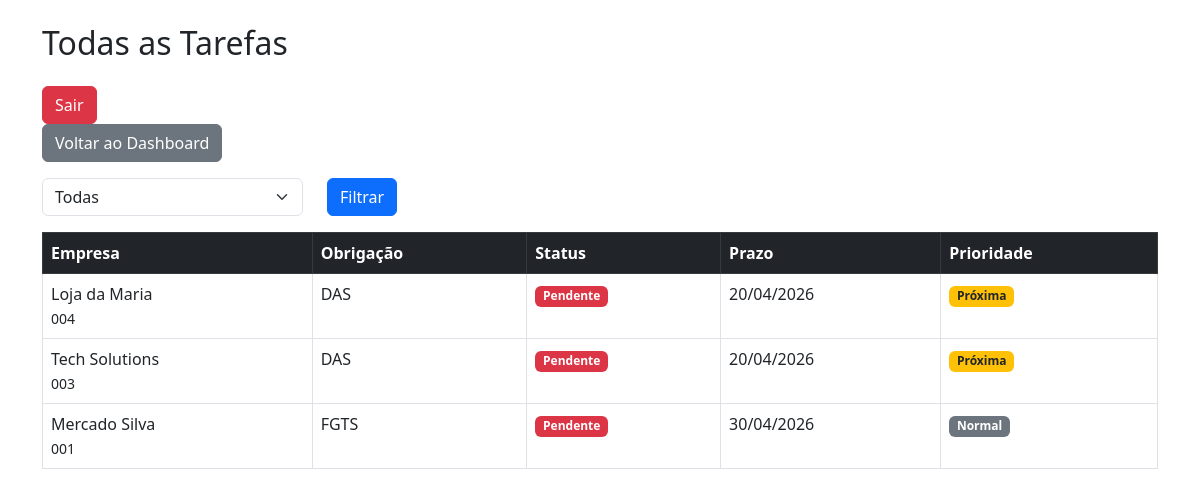
/tarefas/ (signed in), run on the app's committed database.
### core/models.py (models this page shows, shortened)
class Tarefa(models.Model):
    STATUS_CHOICE = [
        ('PENDENTE', 'Pendente'),
        ('OK', 'ok'),
    ]
    empresa = models.ForeignKey(Empresa, on_delete=models.CASCADE)
    competencia = models.ForeignKey(Competencia, on_delete=models.CASCADE)
    obrigacao = models.ForeignKey(Obrigacao, on_delete=models.CASCADE)
    status = models.CharField(max_length=10, choices=STATUS_CHOICE, default='PENDENTE')
    prazo = models.DateField(null=True, blank=True)

class Empresa(models.Model):
    TIPO_CHOICES = [
        ('SN_COM_FOLHA', 'Simples Nacional com Folha'),
        ('SN_SEM_FOLHA', 'Simples Nacional sem Folha'),
        ('MEI', 'MEI'),
        ('LUCRO_PRESUMIDO', 'Lucro Presumido'),
    ]
    nome = models.CharField(max_length=255)
    codigo = models.CharField(max_length=20, unique=True, db_index=True)
    tipo = models.CharField(max_length=20, choices=TIPO_CHOICES)

class Obrigacao(models.Model):
    nome = models.CharField(max_length=100)

### core/views.py (the view)
# urls.py: path('tarefas/', todas_tarefas, name='todas_tarefas'),
@login_required
def todas_tarefas(request):
    filtro = request.GET.get('filtro')
    tarefas = []
    for t in tarefas_urgentes().select_related('empresa', 'obrigacao').order_by('prazo'):
        tarefas.append({
            'tarefa': t,
            'prioridade': 'urgente'
        })
    for t in tarefas_proximas().select_related('empresa', 'obrigacao').order_by('prazo'):
        tarefas.append({
            'tarefa': t,
            'prioridade': 'proxima'
        })
    if not filtro:
        for t in tarefas_normais().select_related('empresa', 'obrigacao').order_by('prazo'):
            tarefas.append({
                'tarefa': t,
                'prioridade': 'normal'
            })
    if filtro == 'urgentes':
        tarefas = [t for t in tarefas if t['prioridade'] == 'urgente']
    elif filtro == 'proximas':
        tarefas = [t for t in tarefas if t['prioridade'] == 'proxima']
    return render(request, 'core/todas_tarefas.html', {
        'tarefas': tarefas,
        'filtro': filtro
    })

### core/utils.py (called while the page is built)
def tarefas_proximas():
    hoje = date.today()
    inicio_proximas = hoje + timedelta(days=7)
    fim_proximas = hoje + timedelta(days=1)
    return Tarefa.objects.filter(
        status='PENDENTE',
        prazo__gte=fim_proximas,
        prazo__lte=inicio_proximas
    )

def tarefas_urgentes():
    hoje = date.today()
    return Tarefa.objects.filter(status='PENDENTE', prazo__lte=hoje)

def tarefas_normais():
    hoje = date.today()
    limite = hoje + timedelta(days=7)
    return Tarefa.objects.filter(
        status='PENDENTE',
        prazo__gt=limite
    )

### core/templates/core/todas_tarefas.html (shortened to what this page needs)
<!DOCTYPE html>
<html>
<head>
    <link href="https://cdn.jsdelivr.net/npm/bootstrap@5.3.0/dist/css/bootstrap.min.css" rel="stylesheet">
</head>
<body>
<div class="container mt-4">
    <h2 class="mb-4">Todas as Tarefas</h2>
    <form method="post" action="{% url 'logout' %}">
        <button class="btn btn-danger">Sair</button>
    </form>
    <a href="{% url 'dashboard' %}" class="btn btn-secondary mb-3">
        Voltar ao Dashboard
    </a>
    <form method="get" class="mb-3">
        <div class="row">
            <div class="col-md-3">
                <select name="filtro" class="form-select">
                    <option value="">Todas</option>
                </select>
            </div>
            <div class="col-md-2">
                <button type="submit" class="btn btn-primary">
                    Filtrar
                </button>
            </div>
        </div>
    </form>
    <table class="table table-bordered table-hover">
        <thead class="table-dark">
            <tr>
                <th>Empresa</th>
                <th>Obrigação</th>
                <th>Status</th>
                <th>Prazo</th>
                <th>Prioridade</th>
            </tr>
        </thead>
        <tbody>
            {% for item in tarefas %}
                <tr>
                    <td>
                        {{ item.tarefa.empresa.nome }}<br>
                        <small>{{ item.tarefa.empresa.codigo }}</small>
                    </td>
                    <td>
                        {{ item.tarefa.obrigacao.nome }}
                    </td>
                    <td>
                        {% if item.tarefa.status == 'OK' %}
                            <span class="badge bg-success">OK</span>
                        {% else %}
                            <span class="badge bg-danger">Pendente</span>
                        {% endif %}
                    </td>
                    <td>
                        {% if item.tarefa.prazo %}
                            {{ item.tarefa.prazo|date:"d/m/Y" }}
                        {% else %}
                            -
                        {% endif %}
                    </td>
                    <td>
                        {% if item.prioridade == 'urgente' %}
                            <span class="badge bg-danger">Urgente</span>
                        {% elif item.prioridade == 'proxima' %}
                            <span class="badge bg-warning text-dark">Próxima</span>
                        {% else %}
                            <span class="badge bg-secondary">Normal</span>
                        {% endif %}
                    </td>
                </tr>
            {% empty %}
                <tr>
                    <td colspan="5">Nenhuma tarefa encontrada</td>
                </tr>
            {% endfor %}
        </tbody>
    </table>
</div>
</body>
</html>

### data on the page
Tarefa: tarefa.empresa.nome "Loja da Maria", tarefa.empresa.codigo "004", tarefa.obrigacao.nome "DAS", status "Pendente", tarefa.prazo "20/04/2026", shows "Próxima"
Tarefa: tarefa.empresa.nome "Tech Solutions", tarefa.empresa.codigo "003", tarefa.obrigacao.nome "DAS", status "Pendente", tarefa.prazo "20/04/2026", shows "Próxima"
Tarefa: tarefa.empresa.nome "Mercado Silva", tarefa.empresa.codigo "001", tarefa.obrigacao.nome "FGTS", status "Pendente", tarefa.prazo "30/04/2026", shows "Normal"
